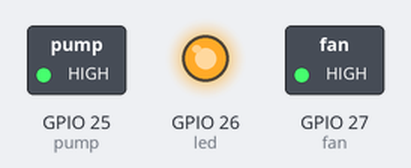
Recording of a sketch running on a simulated ESP32. Parts: switched loads named in the sketch (green lamp = pin HIGH), output pins drawn as LEDs (lit = HIGH). WiFi joins after 1.5 s; servers stay silent unless stated; network time is answered at once with the bench clock; the local clock reads 2024-03-15 10:24:30 at power-on unless the sketch sets it; what the sketch prints to the serial monitor is not drawn.

Above: at 0.2 s.
At 1.6 s:
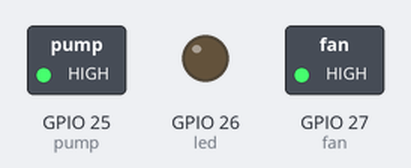
Timing chart, 0 to 3.1 s (numbered marks = the images above):
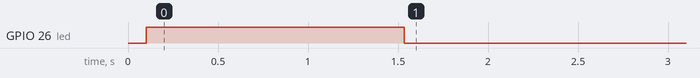

The sketch:

smartfarm_0526_final.ino
```cpp
#include <NTPClient.h> //보드설정 esp32 develkit v1. 오후3시51분  11월2일
// change next line to use with another board/shield
//#include <ESP8266WiFi.h>
#include <WiFi.h> // for WiFi shield
//#include <WiFi101.h> // for WiFi 101 shield or MKR1000
#include <WiFiUdp.h>

const char* ssid     = "G140_IoT_2.4G";
const char* password = "smart02_140@";
// Define NTP Client to get time
WiFiUDP ntpUDP;
NTPClient timeClient(ntpUDP);
// Variables to save date and time
String formattedDate;
String formattedTime;
String formattedHour;
String dayStamp;
String timeStamp;
const int led = 26;
const int pump = 25;
const int fan = 27;
int pump_sw=0;
int Min;
int Sec;
int Hour;

void WiFi_Setup(){
  Serial.print("Connecting to ");
  Serial.println(ssid);
  WiFi.begin(ssid, password);

  while (WiFi.status() != WL_CONNECTED) {
    delay(100);
    Serial.print(".");

    digitalWrite(pump,1);
    digitalWrite(led,1);
    digitalWrite(fan,1);

   }

  // Print local IP address and start web server
  Serial.println("");
  Serial.println("WiFi connected.");
  Serial.println("IP address: ");
  Serial.println(WiFi.localIP());
 //digitalWrite(pump,0);
  //  digitalWrite(led,0);
  // NTP
// Initialize a NTPClient to get time
  timeClient.begin();
  // Set offset time in seconds to adjust for your timezone, for example:
  // GMT +1 = 3600
  // GMT +8 = 28800
  // GMT -1 = -3600
  // GMT 0 = 0
  timeClient.setTimeOffset(32400);
}

void setup() {
  // Initialize Serial Monitor
  Serial.begin(115200);
    pinMode(led, OUTPUT);
    pinMode(pump, OUTPUT);
    pinMode(fan, OUTPUT);
  WiFi_Setup();
  }

void timeControl(){
  while(!timeClient.update()) {
    timeClient.forceUpdate();
    break;
  }
  formattedTime = timeClient.getFormattedTime();
  Hour = timeClient.getHours();
  Min = timeClient.getMinutes();
  Sec = timeClient.getSeconds();

  }
void loop(){
  if (WiFi.status() != WL_CONNECTED){
    Serial.println("wifi not connect");
    digitalWrite(pump,1);
    digitalWrite(led,1);
    WiFi_Setup(); }

   Serial.println("wifi connect");
     timeClient.begin();
   timeClient.setTimeOffset(32400);

 while(!timeClient.update()) {
    timeClient.forceUpdate();
    break;
  }
  formattedTime = timeClient.getFormattedTime();
  Hour = timeClient.getHours();
  Min = timeClient.getMinutes();
  Sec = timeClient.getSeconds();
    //digitalWrite(relay_uv,1);

  if (Hour>=6 && Hour<=18){
      digitalWrite(led,0);
      if (Min%35==0){
         if (Sec++<=20){
              digitalWrite(pump,0);
              digitalWrite(fan,0);
             }
              else {digitalWrite(pump,1);
                    digitalWrite(fan,1);
                   }
            }


    }

   else {
         digitalWrite(pump,1);
         digitalWrite(led,1);
         digitalWrite(fan,1);
        }
  }
```

Measured:
- by itself, GPIO 26 (led): HIGH → LOW at 1.5 s
